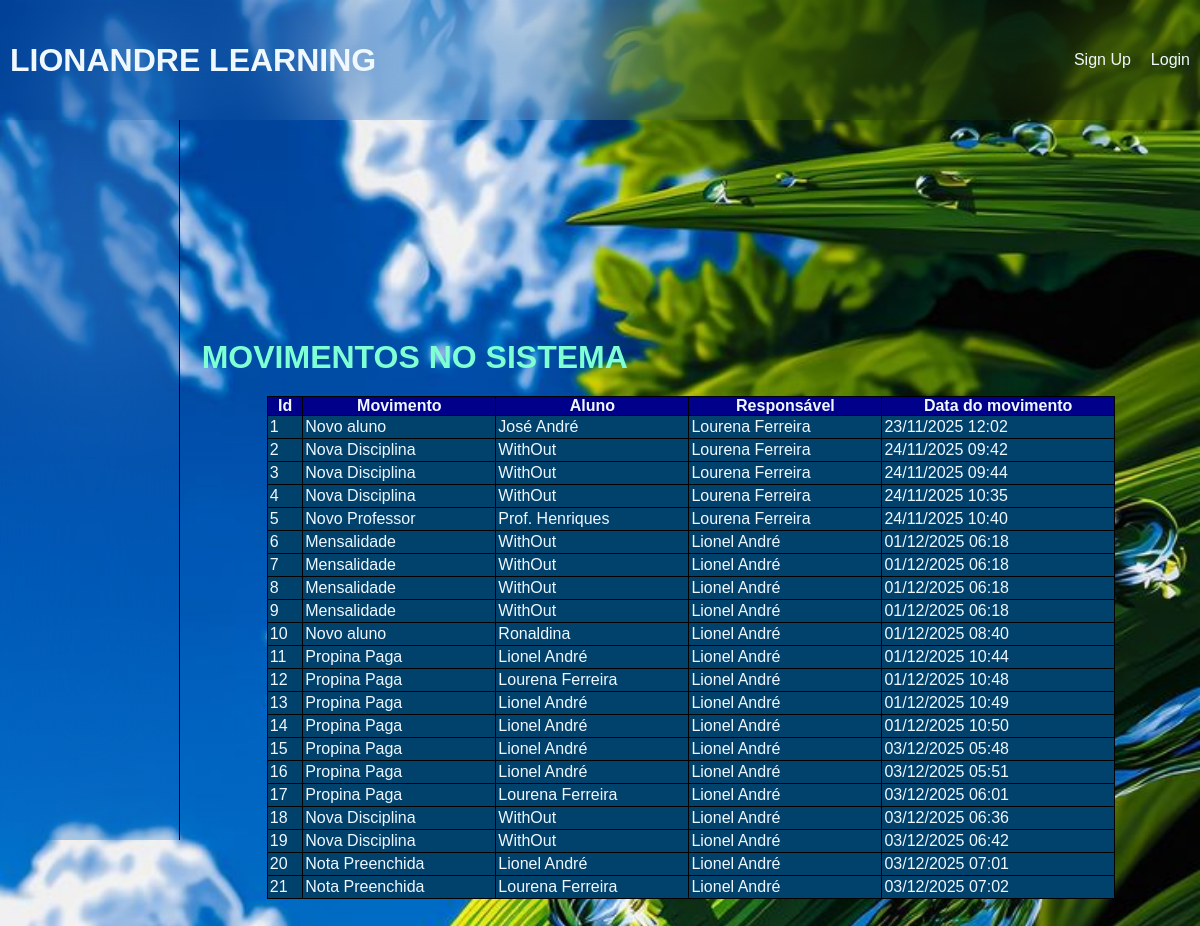
Page /movimento/ on the committed database.
### alunos/models.py (models this page shows, shortened)
class Movimentos(models.Model):
    tipo = models.CharField(max_length=50)
    Aluno = models.CharField(max_length=50)
    funcionario = models.CharField(max_length=50)
    data_movimento = models.DateTimeField(auto_now_add=True)

### alunos/views.py (the view)
# urls.py: path('movimento/', views.movimentos, name='movimento'),
def movimentos(request):
    movimentos = Movimentos.objects.all()
    return render(request, 'aluno/movimentos.html', {'movimentos' : movimentos})

### alunos/templates/aluno/movimentos.html
{% extends 'aluno/layout/base.html' %}
{% block content %}
<div class="page" style="width: auto; align-self: start; margin: 20px;">
        <h1 style="color: aquamarine;">MOVIMENTOS NO SISTEMA</h1>
</div>
<table>
    <tr>
        <th>Id</th>
        <th>Movimento</th>
        <th>Aluno</th>
        <th>Responsável</th>
        <th>Data do movimento</th>
    </tr>
{% for movimento in movimentos %}
    <tr>
        <td>{{ movimento.id }}</td>
        <td>{{ movimento.tipo }}</td>
        <td>{{ movimento.Aluno }}</td>
        <td>{{ movimento.funcionario }}</td>
        <td>{{ movimento.data_movimento | date:'d/m/Y h:i' }}</td>
    </tr>
{% empty %}
    <h3>Lista Vazia</h3>
{% endfor %}
</table>
{% endblock %}

### alunos/static/css/style.css (style rules this page uses)
* { margin: 0; padding: 0; box-sizing: border-box; text-decoration: none; list-style: none; font-family: 'Franklin Gothic Medium', 'Arial Narrow', Arial, sans-serif; }
body { background-image: url('img/background.jpg'); background-size: cover; background-repeat: no-repeat; }
table { border-collapse: collapse; width: 53em; color: aliceblue; height: auto; }
td, th { border: 1px solid black; }
td { border: 1px solid black; padding: 2px; background-color: rgb(1, 66, 109); }
th { background-color: darkblue; }
.page { width: 60%; text-align: start; }

### rows in the picture
Movimentos: id "1", tipo "Novo aluno", Aluno "José André", funcionario "Lourena Ferreira", data_movimento "23/11/2025 12:02"
Movimentos: id "2", tipo "Nova Disciplina", Aluno "WithOut", funcionario "Lourena Ferreira", data_movimento "24/11/2025 09:42"
Movimentos: id "3", tipo "Nova Disciplina", Aluno "WithOut", funcionario "Lourena Ferreira", data_movimento "24/11/2025 09:44"
Movimentos: id "4", tipo "Nova Disciplina", Aluno "WithOut", funcionario "Lourena Ferreira", data_movimento "24/11/2025 10:35"
Movimentos: id "5", tipo "Novo Professor", Aluno "Prof. Henriques", funcionario "Lourena Ferreira", data_movimento "24/11/2025 10:40"
Movimentos: id "6", tipo "Mensalidade", Aluno "WithOut", funcionario "Lionel André", data_movimento "01/12/2025 06:18"
Movimentos: id "7", tipo "Mensalidade", Aluno "WithOut", funcionario "Lionel André", data_movimento "01/12/2025 06:18"
Movimentos: id "8", tipo "Mensalidade", Aluno "WithOut", funcionario "Lionel André", data_movimento "01/12/2025 06:18"
Movimentos: id "9", tipo "Mensalidade", Aluno "WithOut", funcionario "Lionel André", data_movimento "01/12/2025 06:18"
Movimentos: id "10", tipo "Novo aluno", Aluno "Ronaldina", funcionario "Lionel André", data_movimento "01/12/2025 08:40"
Movimentos: id "11", tipo "Propina Paga", Aluno "Lionel André", funcionario "Lionel André", data_movimento "01/12/2025 10:44"
Movimentos: id "12", tipo "Propina Paga", Aluno "Lourena Ferreira", funcionario "Lionel André", data_movimento "01/12/2025 10:48"
Movimentos: id "13", tipo "Propina Paga", Aluno "Lionel André", funcionario "Lionel André", data_movimento "01/12/2025 10:49"
Movimentos: id "14", tipo "Propina Paga", Aluno "Lionel André", funcionario "Lionel André", data_movimento "01/12/2025 10:50"
Movimentos: id "15", tipo "Propina Paga", Aluno "Lionel André", funcionario "Lionel André", data_movimento "03/12/2025 05:48"
Movimentos: id "16", tipo "Propina Paga", Aluno "Lionel André", funcionario "Lionel André", data_movimento "03/12/2025 05:51"
Movimentos: id "17", tipo "Propina Paga", Aluno "Lourena Ferreira", funcionario "Lionel André", data_movimento "03/12/2025 06:01"
Movimentos: id "18", tipo "Nova Disciplina", Aluno "WithOut", funcionario "Lionel André", data_movimento "03/12/2025 06:36"
Movimentos: id "19", tipo "Nova Disciplina", Aluno "WithOut", funcionario "Lionel André", data_movimento "03/12/2025 06:42"
Movimentos: id "20", tipo "Nota Preenchida", Aluno "Lionel André", funcionario "Lionel André", data_movimento "03/12/2025 07:01"
Movimentos: id "21", tipo "Nota Preenchida", Aluno "Lourena Ferreira", funcionario "Lionel André", data_movimento "03/12/2025 07:02"
